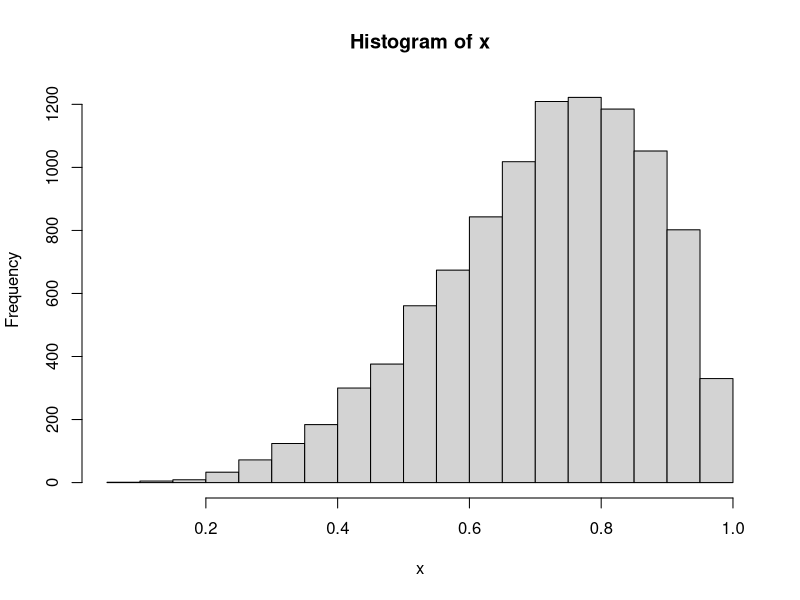
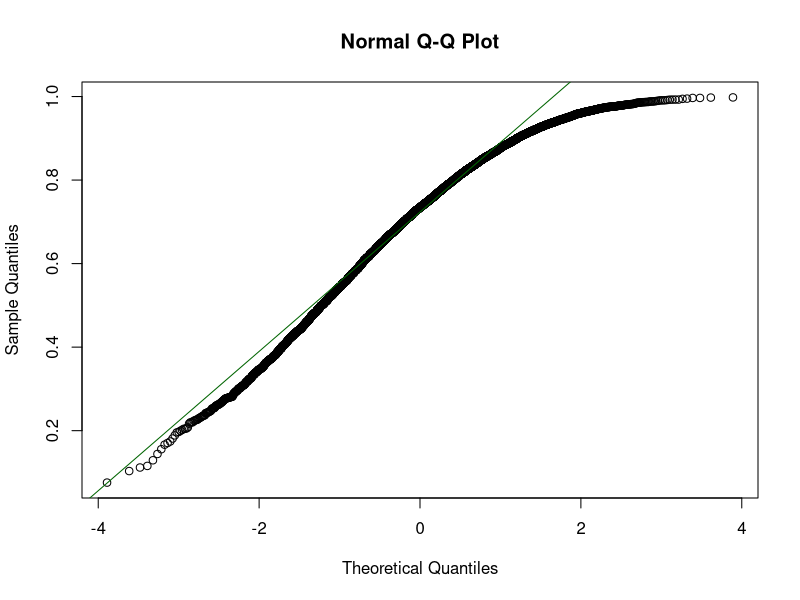
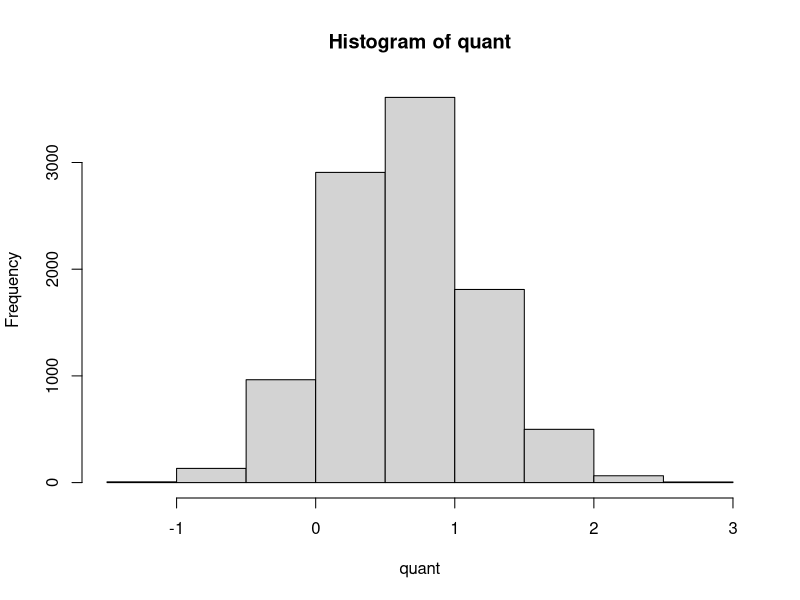
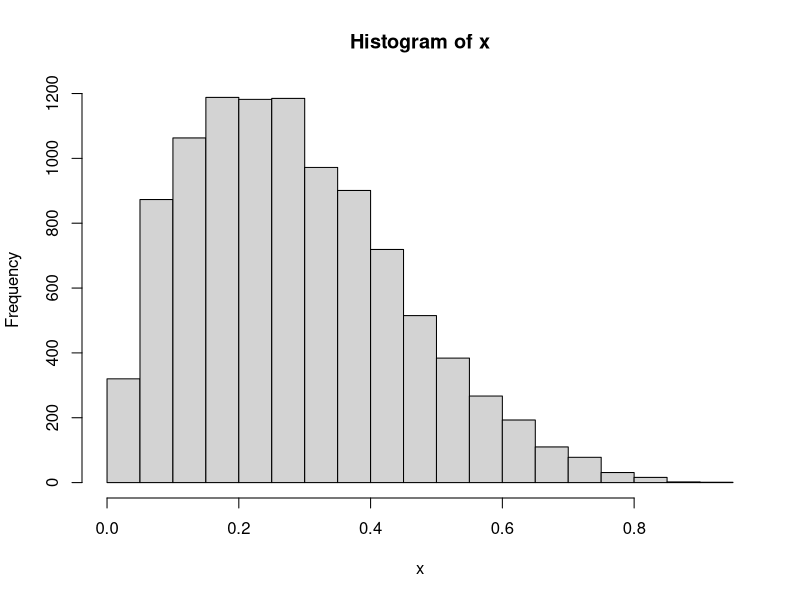
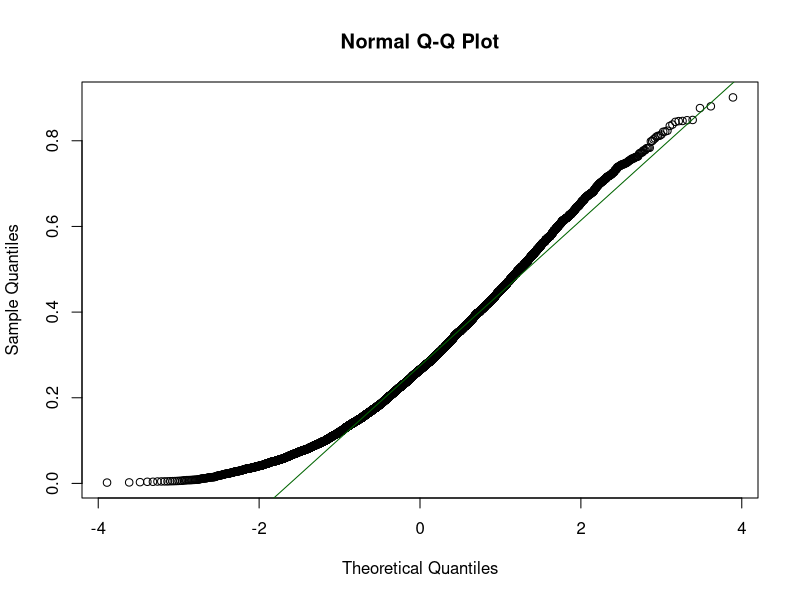
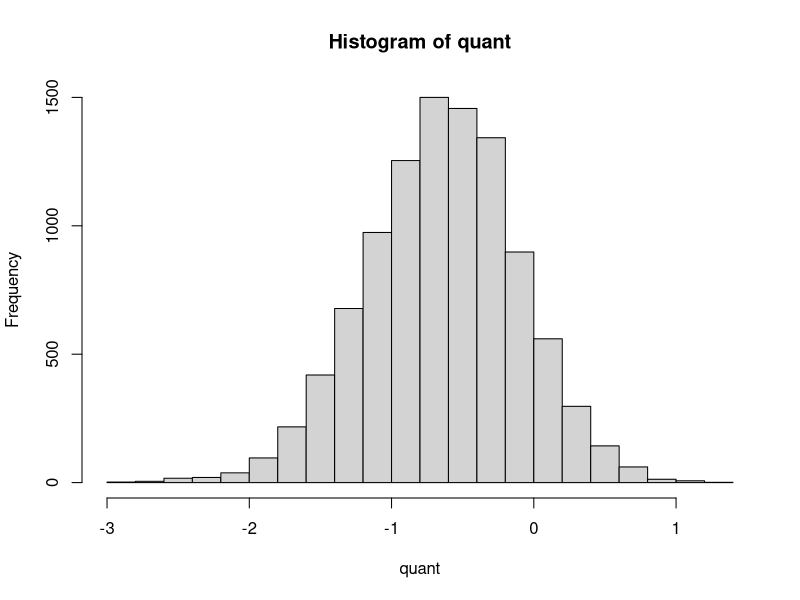
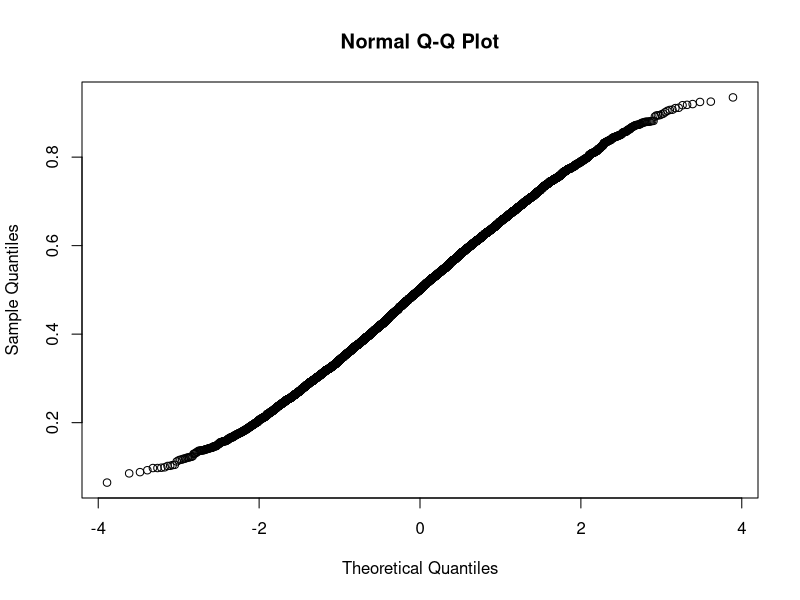
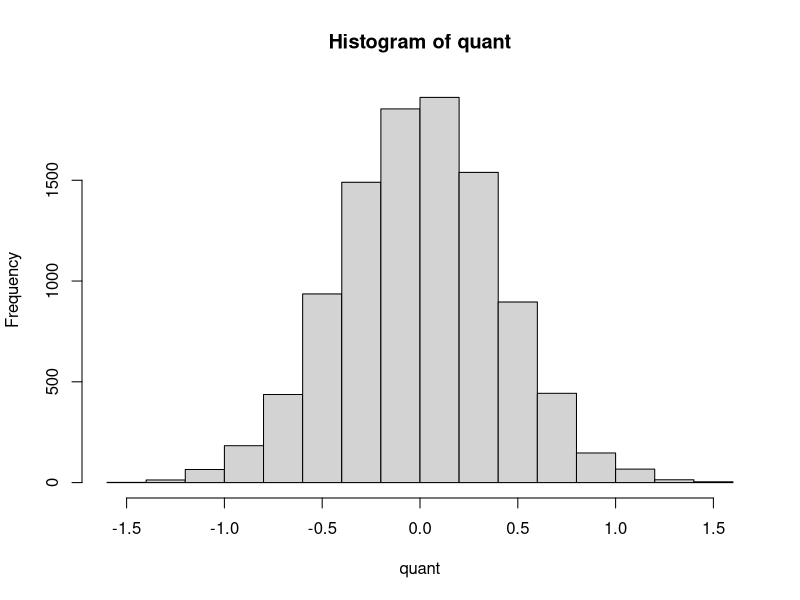

Generate these figures, in order, with R:
## ---- chunk 1
library(ggplot2)
#install.packages("lme4")
library(lme4)
#install.packages("DHARMa")
# library(DHARMa)
library(quantreg)
library(dplyr)
## ---- chunk 2
x <- rbeta(10000,5,2)
hist(x)
qqnorm(x)
qqline(x, col= "darkgreen")
quant <- qnorm(x)
#quant
table(sign(quant))
hist(quant)
## ---- chunk 3
x <- rbeta(10000,2,5)
hist(x)
qqnorm(x)
table(sign(x))
qqline(x, col= "darkgreen")
quant <- qnorm(x)
#quant
table(sign(quant))
hist(quant)
## ---- chunk 4
x <- rbeta(10000,5,5)
qqnorm(x)
quant <- qnorm(x)
#quant
table(sign(quant))
hist(quant)
## ---- chunk 5
#make this example reproducible
set.seed(0)

#create data frame 
hours <- runif(100, 1, 10)
score <- 60 + 2*hours + rnorm(100, mean=0, sd=.45*hours)
df <- data.frame(hours, score)

#view first six rows
head(df)
## ---- chunk 6
#fit model
model_90 <- rq(score ~ hours, data = df, tau = 0.9)
summary(model_90)
model_50 <- rq(score ~ hours, data = df, tau = 0.5)
summary(model_50)
model_10 <- rq(score ~ hours, data = df, tau = 0.1)
summary(model_10)

df %>% ggplot(aes(x=hours, y=score)) +
  geom_line(aes(color="red", y = 60.25185 + 2.43746*hours)) +
  geom_line(aes(color="green", y= 60.20392 + 1.92357*hours)) +
  geom_line(aes(color="blue", y=59.97472 + 1.36072*hours)) +
  geom_point()
#view summary of model
#summary(model)
#table(sign(resid(model)))
